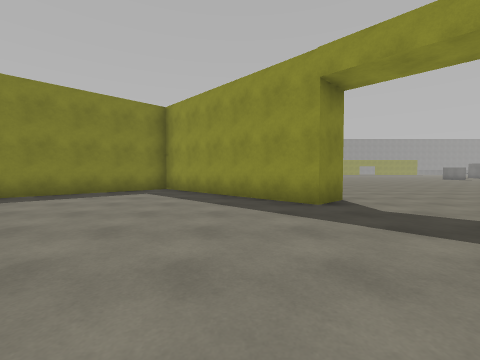
[1] (above)

18 first-person views from a walk through a scene from a Unity 3-D project. The camera is 1.2 m above the floor, tilts 2° down and sees 90° across. The floor is counted in squares, 1.8 m on a side. Each view is taken from the middle of a square. On the plan, view 1 faces up. The plan holds only what a view shows up to about 9 squares ahead; the rest is blank. The place goes on beyond the plan. The player character is not drawn. Surface patterns are stand-ins for the level's own textures.

[2]
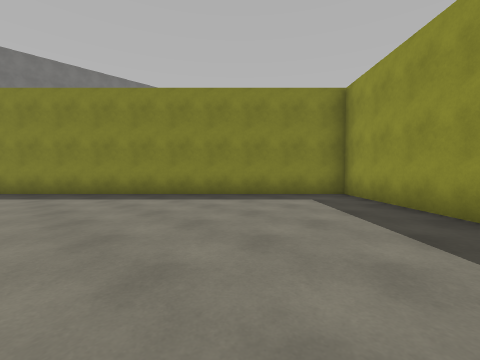

[3]
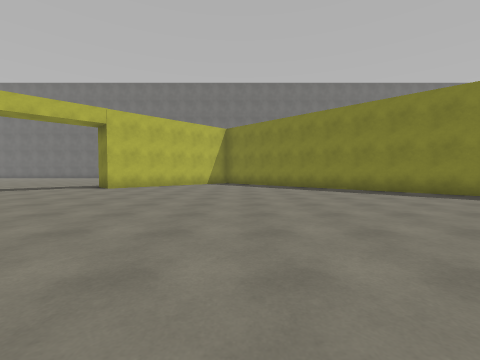

[4]
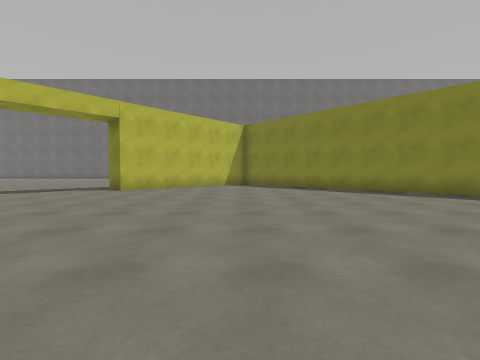

[5]
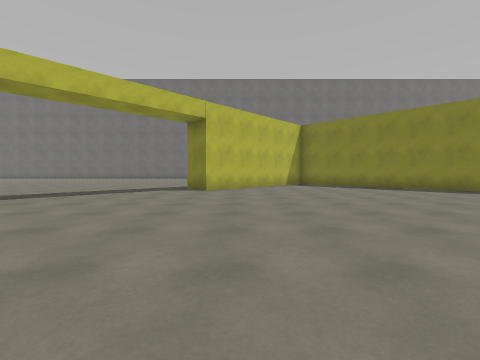

[6]
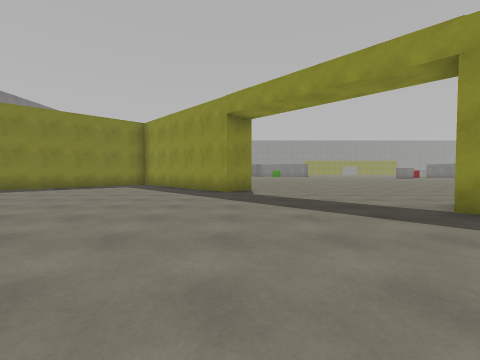

[7]
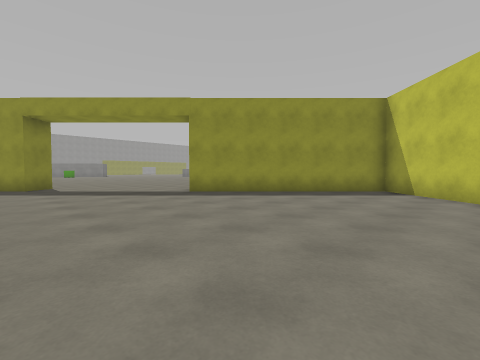

[8]
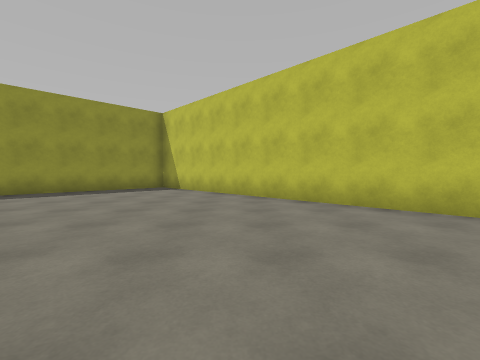

[9]
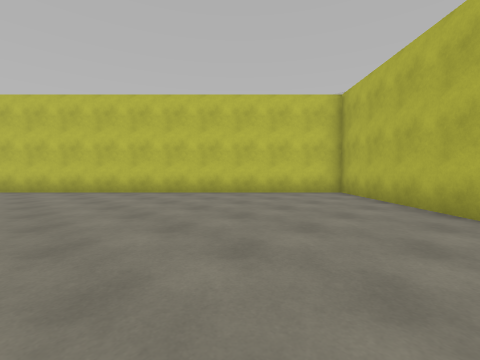

[10]
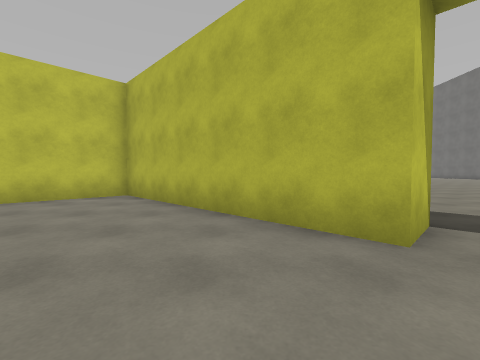

[11]
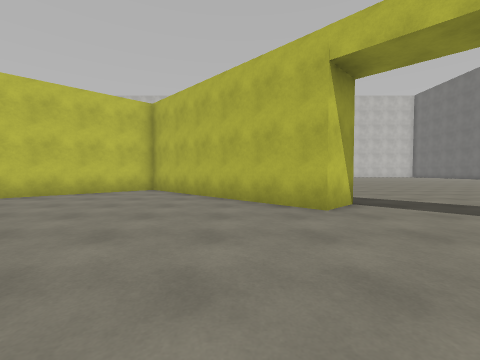

[12]
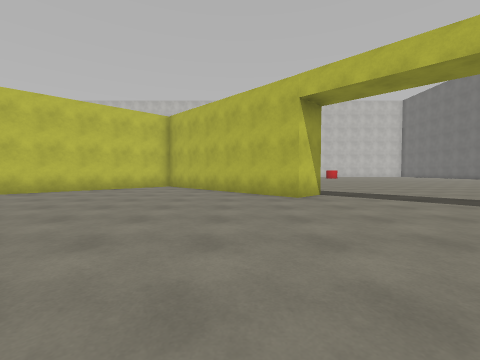

[13]
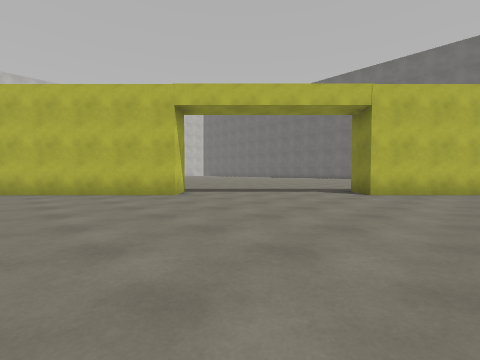

[14]
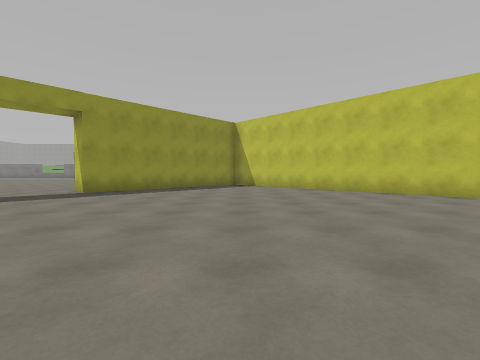

[15]
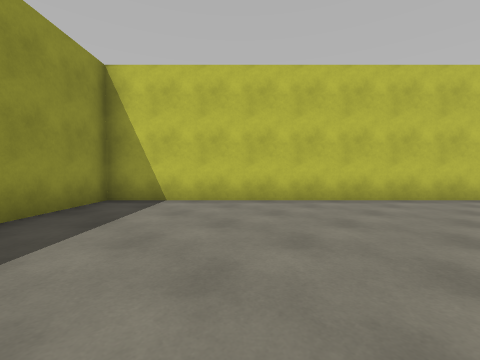

[16]
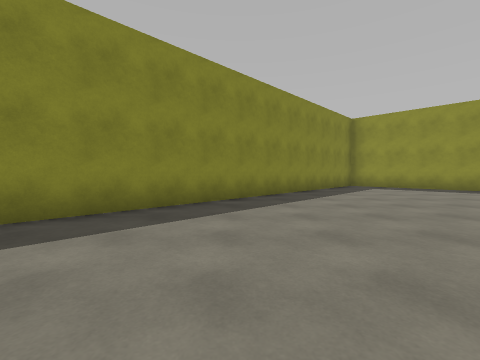

[17]
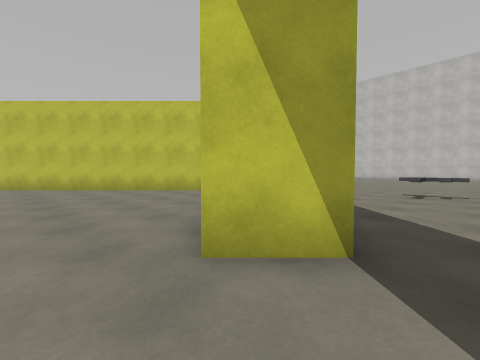

[18]
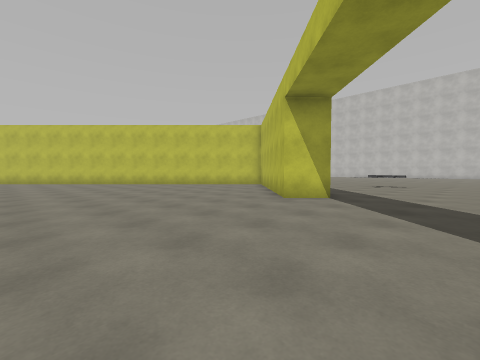

### Floor plan
Points are (right, up) in squares from view 1. A wall is a line through its corners. A room is listed if a view was taken in it or the views show most of it. See-through windows are left out.
Room 1 (views 1, 2, 3, 4, 5, 6, 7, 8, 9, 10, 11, 12, 13, 14, 15, 16, 17, 18)
walls: (-6.3, -10.9) (-5.5, -10.1) (-0.8, -14.7) (10.1, -3.8) (5.5, 0.9); (-10.5, -5) (-9.4, -6.2) (-10.2, -7); (1.6, 4.8) (-2.8, 9.2) (-10.6, 1.4)
ways out: opening at (4.6, 3.8)
objects: other object (-6, -17)

Positions as (right, up) in squares from view 1, and headings:
1: (0, 0), facing up
2: (0, 2), facing up-left
3: (0, -1), facing left
4: (-1, -2), facing left
5: (-1, -5), facing left
6: (2, -3), facing up
7: (1, -6), facing up-right
8: (0, -7), facing right
9: (-4, -7), facing down-right
10: (-4, -8), facing down
11: (-4, -6), facing down
12: (-4, -4), facing down
13: (-2, -4), facing down-left
14: (-2, -4), facing right
15: (4, -2), facing down-right
16: (-8, -2), facing up
17: (-7, -9), facing down-right
18: (-9, -5), facing down-right
